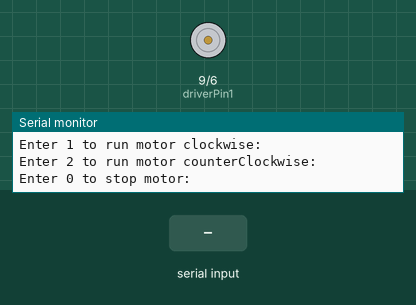
This sketch was run on a simulated Arduino Uno, built with avr-gcc and run on an emulated ATmega328P. Shown: motor-driver pin pairs drawn as motors (green arrow = first pin HIGH = forward, orange = second pin HIGH = backward, longer = more drive), the last lines printed to the serial monitor. The test bench sets the inputs (shaded band).

Above: at 1.2 s.
1.3 s: "1" received over Serial
At 2.3 s:
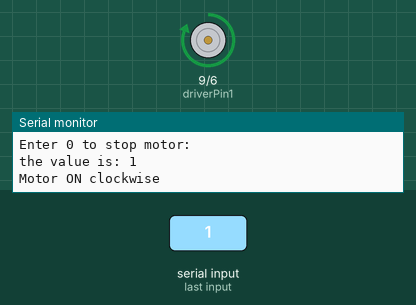
2.8 s: "2" received over Serial
At 3.5 s:
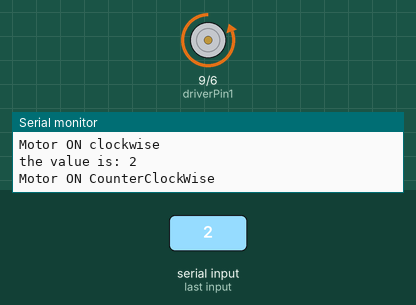
4.3 s: "0" received over Serial
At 4.6 s:
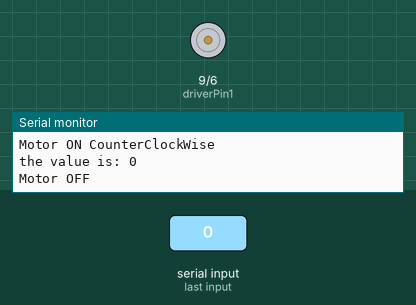
Timing chart, 0 to 7.3 s (numbered marks = the images above; inputs shaded):
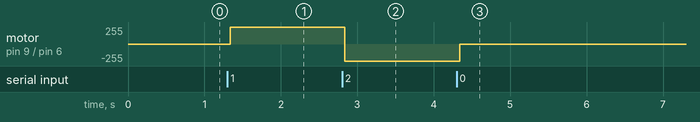

The sketch:

nonAutonomousSystem.ino
```cpp
int driverPin1 = 9;
int driverPin2 = 6;
char input = '0';  // Initialize with a safe value

void setup()
{
  pinMode(driverPin1, OUTPUT);
  pinMode(driverPin2, OUTPUT);
  Serial.begin(9600);
  Serial.println("Enter 1 to run motor clockwise: ");
  Serial.println("Enter 2 to run motor counterClockwise: ");
  Serial.println("Enter 0 to stop motor: ");
  digitalWrite(driverPin1, LOW);  // Ensure motor starts OFF
  digitalWrite(driverPin2, LOW);
}

void loop()
{
  if (Serial.available() > 0) {
    input = Serial.read();
    Serial.print("the value is: ");
    Serial.println(input);

    // Turn both pins OFF first to prevent short circuits
    digitalWrite(driverPin1, LOW);
    digitalWrite(driverPin2, LOW);

    // Only check input immediately after receiving it
    if (input == '1') {
      digitalWrite(driverPin1, HIGH);
      Serial.println("Motor ON clockwise");
    } else if (input == '2') {
      digitalWrite(driverPin2, HIGH);
      Serial.println("Motor ON CounterClockWise");
    } else if (input == '0') {
      Serial.println("Motor OFF");
    } else {
      Serial.println("Invalid input! Use 0, 1, or 2");
    }
  }

  // Optional: Add a small delay to reduce loop speed
  delay(100);
}
```

Measured:
- after the input at 1.3 s, motor on pin 9 (driverPin1) / pin 6 (driverPin2): stopped → forward 255/255 at once
- after the input at 2.8 s, motor on pin 9 (driverPin1) / pin 6 (driverPin2): forward 255/255 → backward 255/255 at once
- after the input at 4.3 s, motor on pin 9 (driverPin1) / pin 6 (driverPin2): backward 255/255 → stopped at once
